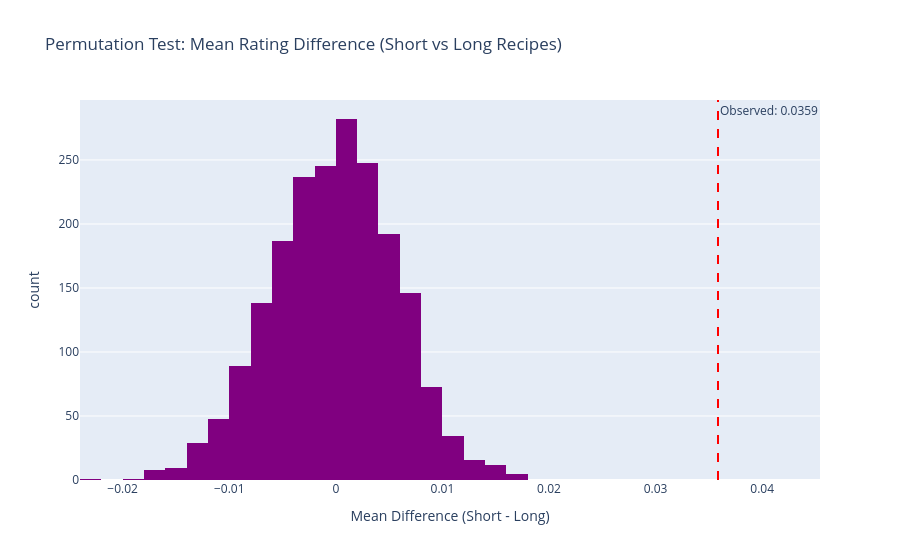

The cell this chart's notebook holds for it:
### Code cell
#Hypothesis test distribution (plotly version for website)
fig_hyp = px.histogram(
    x=perm_diffs,
    nbins=40,
    title='Permutation Test: Mean Rating Difference (Short vs Long Recipes)',
    labels={'x': 'Mean Difference (Short - Long)'},
    color_discrete_sequence=['purple']
)
fig_hyp.add_vline(
    x=obs_diff,
    line_dash='dash',
    line_color='red',
    annotation_text=f'Observed: {obs_diff:.4f}',
    annotation_position='top right'
)
fig_hyp.show()
fig_hyp.write_html('../assets/hypothesis_test.html', include_plotlyjs='cdn')

### Figure 1 — Plotly figure (JSON) as saved in the notebook; plotly's stock layout.template omitted (floating-point values rounded to 4 significant figures; data arrays with more than 128 entries replaced by an {"elided": "..."} marker saying what was removed)
{"data": [{"bingroup": "x", "hovertemplate": "Mean Difference (Short - Long)=%{x}<br>count=%{y}<extra></extra>", "legendgroup": "", "marker": {"color": "purple", "pattern": {"shape": ""}}, "name": "", "nbinsx": 40, "orientation": "v", "showlegend": false, "type": "histogram", "x": {"elided": "2000 float values"}, "xaxis": "x", "yaxis": "y"}], "layout": {"annotations": [{"showarrow": false, "text": "Observed: 0.0359", "x": 0.03586, "xanchor": "left", "xref": "x", "y": 1, "yanchor": "top", "yref": "y domain"}], "barmode": "relative", "legend": {"tracegroupgap": 0}, "shapes": [{"line": {"color": "red", "dash": "dash"}, "type": "line", "x0": 0.03586, "x1": 0.03586, "xref": "x", "y0": 0, "y1": 1, "yref": "y domain"}], "title": {"text": "Permutation Test: Mean Rating Difference (Short vs Long Recipes)"}, "xaxis": {"anchor": "y", "domain": [0, 1], "title": {"text": "Mean Difference (Short - Long)"}}, "yaxis": {"anchor": "x", "domain": [0, 1], "title": {"text": "count"}}}}
